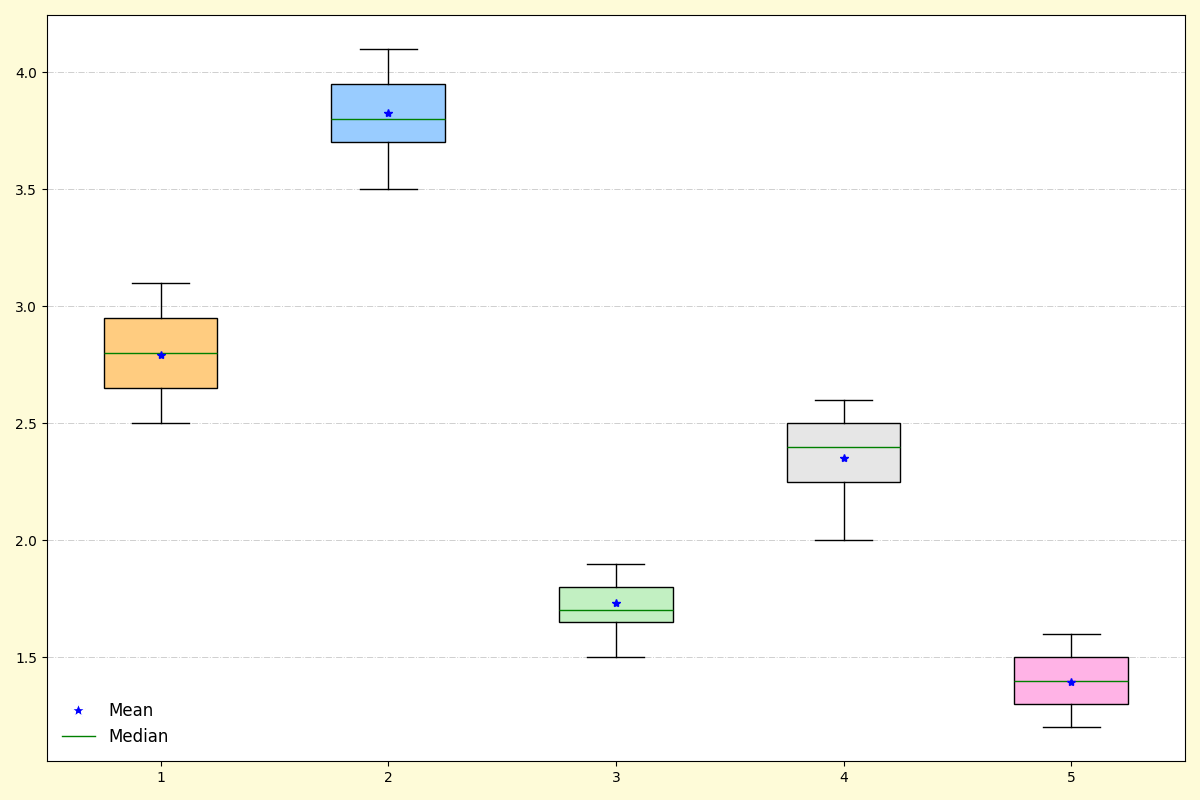

Here is the Python script that generated this plot:
import matplotlib.pyplot as plt
import numpy as np

growth_rates = [
    [2.8, 2.5, 2.9, 3.0, 2.7, 2.6, 3.1, 3.0, 2.8, 2.7, 2.9, 2.5, 3.0, 2.6, 2.8],
    [3.7, 3.5, 3.9, 3.6, 4.1, 4.0, 3.8, 3.7, 4.0, 3.8, 3.9, 4.1, 3.9, 3.6, 3.8],
    [1.6, 1.5, 1.9, 1.8, 1.7, 1.8, 1.7, 1.6, 1.9, 1.7, 1.6, 1.8, 1.9, 1.7, 1.8],
    [2.3, 2.0, 2.4, 2.5, 2.1, 2.2, 2.2, 2.6, 2.5, 2.3, 2.6, 2.4, 2.5, 2.3, 2.4],
    [1.4, 1.2, 1.5, 1.3, 1.3, 1.6, 1.4, 1.2, 1.3, 1.5, 1.6, 1.4, 1.3, 1.5, 1.4]
]

fig, ax = plt.subplots(figsize=(12, 8))
box = ax.boxplot(growth_rates, patch_artist=True, notch=False, vert=True, showmeans=True)

# Manually shuffled the colors
colors = ['#ffcc80', '#99ccff', '#c2f0c2', '#e6e6e6', '#ffb3e6']
for patch, color in zip(box['boxes'], colors):
    patch.set_facecolor(color)

for median, mean in zip(box['medians'], box['means']):
    median.set_color('green')
    median.set_linewidth(1)
    mean.set_markerfacecolor('blue')
    mean.set_markeredgecolor('blue')
    mean.set_markeredgewidth(1)
    mean.set_marker('*')

mean_legend = plt.Line2D([0], [0], marker='*', color='w', markerfacecolor='blue', markersize=10, label='Mean')
median_legend = plt.Line2D([0], [0], color='green', lw=1, label='Median')
ax.legend(handles=[mean_legend, median_legend], loc='lower left', fontsize=12, frameon=False)

ax.yaxis.grid(True, linestyle='-.', linewidth=0.7, alpha=0.6)

fig.patch.set_facecolor('#fefbd8')

plt.tight_layout()
plt.show()
